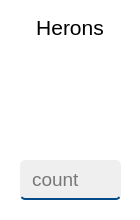
      <widget class="QFrame" name="frame_9">
       <property name="sizePolicy">
        <sizepolicy hsizetype="Fixed" vsizetype="Fixed">
         <horstretch>0</horstretch>
         <verstretch>0</verstretch>
        </sizepolicy>
       </property>
       <property name="minimumSize">
        <size>
         <width>140</width>
         <height>220</height>
        </size>
       </property>
       <property name="styleSheet">
        <string notr="true">background-color: white;
border-radius: 5px;</string>
       </property>
       <property name="frameShape">
        <enum>QFrame::StyledPanel</enum>
       </property>
       <property name="frameShadow">
        <enum>QFrame::Raised</enum>
       </property>
       <widget class="QLineEdit" name="herons">
        <property name="geometry">
         <rect>
          <x>20</x>
          <y>160</y>
          <width>101</width>
          <height>40</height>
         </rect>
        </property>
        <property name="font">
         <font>
          <family>Yu Gothic UI</family>
          <pointsize>14</pointsize>
         </font>
        </property>
        <property name="styleSheet">
         <string notr="true">background-color: #EFEFEF;
border-style: solid;
border-width: 0 0 2px 0;
border-color: #004b88;
border-radius: 5px;
padding-left: 10px;</string>
        </property>
        <property name="placeholderText">
         <string>count</string>
        </property>
       </widget>
       <widget class="QLabel" name="label_10">
        <property name="geometry">
         <rect>
          <x>20</x>
          <y>10</y>
          <width>100</width>
          <height>30</height>
         </rect>
        </property>
        <property name="font">
         <font>
          <family>Yu Gothic UI</family>
          <pointsize>16</pointsize>
         </font>
        </property>
        <property name="text">
         <string>Herons</string>
        </property>
        <property name="alignment">
         <set>Qt::AlignBottom|Qt::AlignHCenter</set>
        </property>
       </widget>
       <widget class="QLabel" name="label_25">
        <property name="geometry">
         <rect>
          <x>20</x>
          <y>50</y>
          <width>100</width>
          <height>100</height>
         </rect>
        </property>
        <property name="sizePolicy">
         <sizepolicy hsizetype="Fixed" vsizetype="Fixed">
          <horstretch>0</horstretch>
          <verstretch>0</verstretch>
         </sizepolicy>
        </property>
        <property name="minimumSize">
         <size>
          <width>100</width>
          <height>100</height>
         </size>
        </property>
        <property name="styleSheet">
         <string notr="true">QLabel {
    border-radius: 5px;
    border-image: url(:/img/img/herons.png);
}</string>
        </property>
        <property name="text">
         <string/>
        </property>
        <property name="scaledContents">
         <bool>true</bool>
        </property>
       </widget>
      </widget>
